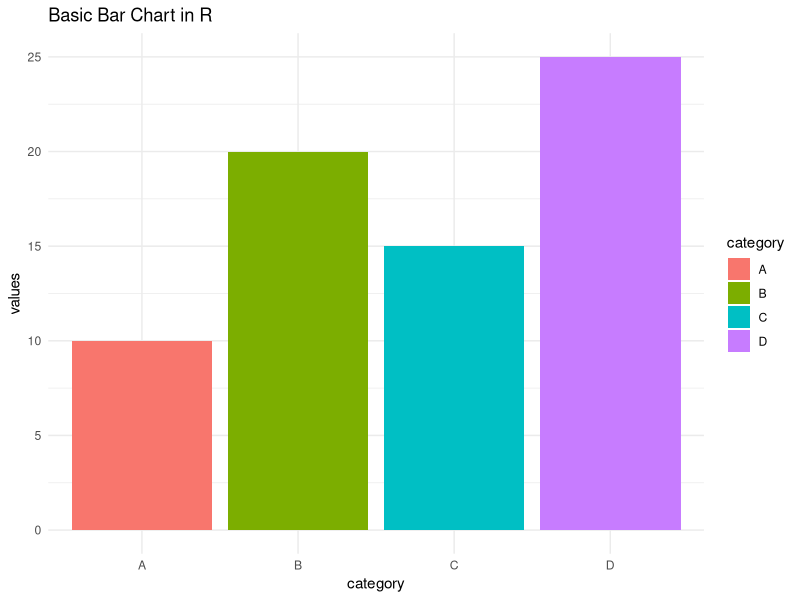

Here is the R script that generated this plot:
# Load necessary libraries (install if needed)
install.packages("ggplot2")
library(ggplot2)

# Create a simple dataset
data <- data.frame(
  category = c("A", "B", "C", "D"),
  values = c(10, 20, 15, 25)
)
# Plot a simple bar chart
ggplot(data, aes(x = category, y = values, fill = category)) +
  geom_bar(stat = "identity") +
  theme_minimal() +
  ggtitle("Basic Bar Chart in R")

